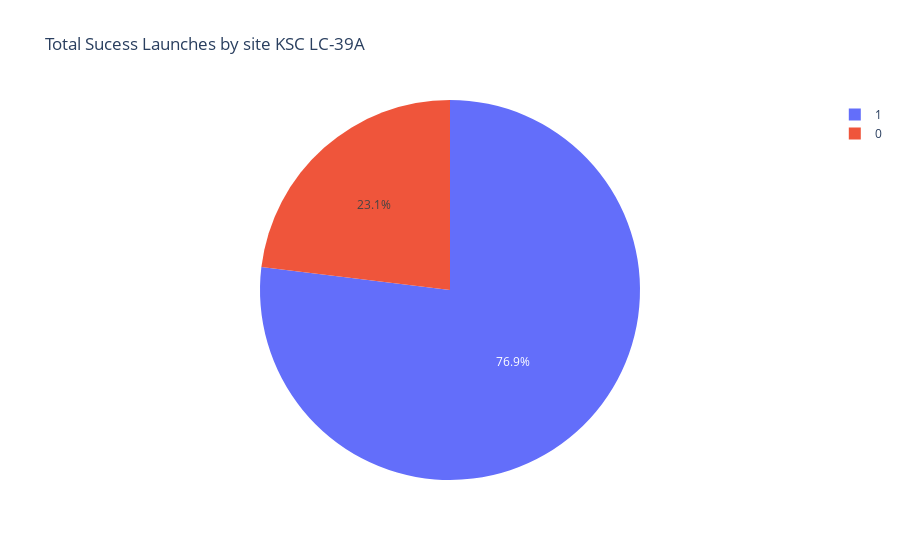

Notebook code for this chart:
### Code cell
entered_site='KSC LC-39A'  ## 'KSC LC-39A' 'CCAFS LC-40'  'VAFB SLC-4E'  'CCAFS SLC-40'
filtered_df = spacex_df.assign(count=1).loc[spacex_df['Launch Site'].isin([entered_site]),:]
fig = px.pie(filtered_df, values='count', names='class', title='Total Sucess Launches by site KSC LC-39A')
fig.show()

### Figure 1 — Plotly figure (JSON) as saved in the notebook; plotly's stock layout.template omitted (floating-point values rounded to 4 significant figures)
{"data": [{"domain": {"x": [0, 1], "y": [0, 1]}, "hovertemplate": "class=%{label}<br>count=%{value}<extra></extra>", "labels": [1, 0, 1, 1, 0, 1, 1, 0, 1, 1, 1, 1, 1], "legendgroup": "", "name": "", "showlegend": true, "type": "pie", "values": [1, 1, 1, 1, 1, 1, 1, 1, 1, 1, 1, 1, 1]}], "layout": {"autosize": true, "legend": {"tracegroupgap": 0}, "title": {"text": "Total Sucess Launches by site KSC LC-39A"}}}
